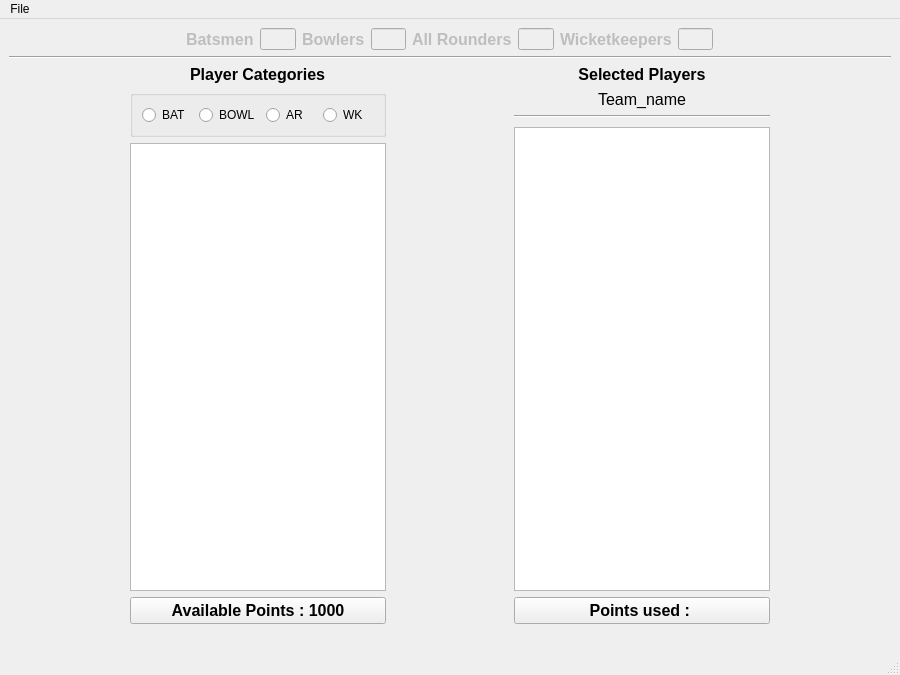
<?xml version="1.0" encoding="UTF-8"?>
<ui version="4.0">
 <class>MainWindow</class>
 <widget class="QMainWindow" name="MainWindow">
	<property name="geometry">
	 <rect>
		<x>0</x>
		<y>0</y>
		<width>900</width>
		<height>675</height>
	 </rect>
	</property>
	<property name="sizePolicy">
	 <sizepolicy hsizetype="Preferred" vsizetype="Preferred">
		<horstretch>0</horstretch>
		<verstretch>0</verstretch>
	 </sizepolicy>
	</property>
	<property name="contextMenuPolicy">
	 <enum>Qt::CustomContextMenu</enum>
	</property>
	<property name="windowTitle">
	 <string>Fantasy Cricket Game</string>
	</property>
	<property name="autoFillBackground">
	 <bool>false</bool>
	</property>
	<widget class="QWidget" name="centralwidget">
	 <layout class="QVBoxLayout" name="verticalLayout">
		<item>
		 <layout class="QHBoxLayout" name="horizontalLayout">
			<item>
			 <layout class="QHBoxLayout" name="horizontalLayout_5">
				<item>
				 <spacer name="horizontalSpacer_2">
					<property name="orientation">
					 <enum>Qt::Horizontal</enum>
					</property>
					<property name="sizeHint" stdset="0">
					 <size>
						<width>250</width>
						<height>20</height>
					 </size>
					</property>
				 </spacer>
				</item>
				<item>
				 <widget class="QLabel" name="label_4">
					<property name="enabled">
					 <bool>false</bool>
					</property>
					<property name="font">
					 <font>
						<pointsize>12</pointsize>
						<weight>75</weight>
						<bold>true</bold>
					 </font>
					</property>
					<property name="text">
					 <string>Batsmen</string>
					</property>
				 </widget>
				</item>
				<item>
				 <widget class="QLineEdit" name="e1">
					<property name="enabled">
					 <bool>false</bool>
					</property>
				 </widget>
				</item>
				<item>
				 <widget class="QLabel" name="label_6">
					<property name="enabled">
					 <bool>false</bool>
					</property>
					<property name="font">
					 <font>
						<pointsize>12</pointsize>
						<weight>75</weight>
						<bold>true</bold>
					 </font>
					</property>
					<property name="text">
					 <string>Bowlers</string>
					</property>
				 </widget>
				</item>
				<item>
				 <widget class="QLineEdit" name="e2">
					<property name="enabled">
					 <bool>false</bool>
					</property>
				 </widget>
				</item>
				<item>
				 <widget class="QLabel" name="label_7">
					<property name="enabled">
					 <bool>false</bool>
					</property>
					<property name="font">
					 <font>
						<pointsize>12</pointsize>
						<weight>75</weight>
						<bold>true</bold>
					 </font>
					</property>
					<property name="text">
					 <string>All Rounders</string>
					</property>
				 </widget>
				</item>
				<item>
				 <widget class="QLineEdit" name="e3">
					<property name="enabled">
					 <bool>false</bool>
					</property>
				 </widget>
				</item>
				<item>
				 <widget class="QLabel" name="label_8">
					<property name="enabled">
					 <bool>false</bool>
					</property>
					<property name="font">
					 <font>
						<pointsize>12</pointsize>
						<weight>75</weight>
						<bold>true</bold>
					 </font>
					</property>
					<property name="text">
					 <string>Wicketkeepers</string>
					</property>
				 </widget>
				</item>
				<item>
				 <widget class="QLineEdit" name="e4">
					<property name="enabled">
					 <bool>false</bool>
					</property>
				 </widget>
				</item>
				<item>
				 <spacer name="horizontalSpacer_5">
					<property name="orientation">
					 <enum>Qt::Horizontal</enum>
					</property>
					<property name="sizeHint" stdset="0">
					 <size>
						<width>250</width>
						<height>20</height>
					 </size>
					</property>
				 </spacer>
				</item>
			 </layout>
			</item>
		 </layout>
		</item>
		<item>
		 <widget class="Line" name="line">
			<property name="orientation">
			 <enum>Qt::Horizontal</enum>
			</property>
		 </widget>
		</item>
		<item>
		 <layout class="QHBoxLayout" name="horizontalLayout_3">
			<item>
			 <spacer name="horizontalSpacer_3">
				<property name="orientation">
				 <enum>Qt::Horizontal</enum>
				</property>
				<property name="sizeHint" stdset="0">
				 <size>
					<width>40</width>
					<height>20</height>
				 </size>
				</property>
			 </spacer>
			</item>
			<item>
			 <layout class="QVBoxLayout" name="verticalLayout_8">
				<item alignment="Qt::AlignHCenter">
				 <widget class="QLabel" name="label">
					<property name="font">
					 <font>
						<pointsize>12</pointsize>
						<weight>75</weight>
						<bold>true</bold>
					 </font>
					</property>
					<property name="text">
					 <string>Player Categories</string>
					</property>
				 </widget>
				</item>
				<item>
				 <widget class="QGroupBox" name="groupBox">
					<property name="title">
					 <string/>
					</property>
					<property name="flat">
					 <bool>false</bool>
					</property>
					<property name="checkable">
					 <bool>false</bool>
					</property>
					<layout class="QHBoxLayout" name="horizontalLayout_4">
					 <item>
						<widget class="QRadioButton" name="rb1">
						 <property name="text">
							<string>BAT</string>
						 </property>
						</widget>
					 </item>
					 <item>
						<widget class="QRadioButton" name="rb2">
						 <property name="text">
							<string>BOWL</string>
						 </property>
						</widget>
					 </item>
					 <item>
						<widget class="QRadioButton" name="rb3">
						 <property name="text">
							<string>AR</string>
						 </property>
						</widget>
					 </item>
					 <item>
						<widget class="QRadioButton" name="rb4">
						 <property name="text">
							<string>WK</string>
						 </property>
						</widget>
					 </item>
					</layout>
				 </widget>
				</item>
				<item>
				 <widget class="QListWidget" name="list1">
					<property name="autoFillBackground">
					 <bool>true</bool>
					</property>
					<property name="styleSheet">
					 <string notr="true">color: rgb(0, 0, 127);
font: 75 12pt &quot;MS Shell Dlg 2&quot;;</string>
					</property>
					<property name="autoScroll">
					 <bool>true</bool>
					</property>
				 </widget>
				</item>
				<item>
				 <widget class="QPushButton" name="btn1">
					<property name="font">
					 <font>
						<pointsize>12</pointsize>
						<weight>75</weight>
						<bold>true</bold>
					 </font>
					</property>
					<property name="text">
					 <string>Available Points : 1000</string>
					</property>
				 </widget>
				</item>
				<item>
				 <widget class="QLabel" name="label_5">
					<property name="text">
					 <string/>
					</property>
					<property name="alignment">
					 <set>Qt::AlignCenter</set>
					</property>
				 </widget>
				</item>
				<item>
				 <layout class="QHBoxLayout" name="horizontalLayout_2">
					<item>
					 <layout class="QVBoxLayout" name="verticalLayout_2"/>
					</item>
				 </layout>
				</item>
			 </layout>
			</item>
			<item>
			 <spacer name="horizontalSpacer">
				<property name="orientation">
				 <enum>Qt::Horizontal</enum>
				</property>
				<property name="sizeHint" stdset="0">
				 <size>
					<width>40</width>
					<height>20</height>
				 </size>
				</property>
			 </spacer>
			</item>
			<item>
			 <layout class="QVBoxLayout" name="verticalLayout_9">
				<item>
				 <widget class="QLabel" name="label_2">
					<property name="font">
					 <font>
						<pointsize>12</pointsize>
						<weight>75</weight>
						<bold>true</bold>
					 </font>
					</property>
					<property name="text">
					 <string>Selected Players</string>
					</property>
					<property name="alignment">
					 <set>Qt::AlignCenter</set>
					</property>
				 </widget>
				</item>
				<item>
				 <widget class="QLabel" name="l1">
					<property name="enabled">
					 <bool>true</bool>
					</property>
					<property name="font">
					 <font>
						<family>MS Shell Dlg 2</family>
						<pointsize>12</pointsize>
						<weight>9</weight>
						<italic>false</italic>
						<bold>false</bold>
					 </font>
					</property>
					<property name="text">
					 <string>Team_name</string>
					</property>
					<property name="alignment">
					 <set>Qt::AlignCenter</set>
					</property>
				 </widget>
				</item>
				<item>
				 <widget class="Line" name="line_2">
					<property name="orientation">
					 <enum>Qt::Horizontal</enum>
					</property>
				 </widget>
				</item>
				<item>
				 <spacer name="verticalSpacer">
					<property name="orientation">
					 <enum>Qt::Vertical</enum>
					</property>
					<property name="sizeType">
					 <enum>QSizePolicy::Minimum</enum>
					</property>
					<property name="sizeHint" stdset="0">
					 <size>
						<width>20</width>
						<height>3</height>
					 </size>
					</property>
				 </spacer>
				</item>
				<item>
				 <widget class="QListWidget" name="list2">
					<property name="styleSheet">
					 <string notr="true">color: rgb(0, 0, 127);
font: 75 12pt &quot;MS Shell Dlg 2&quot;;</string>
					</property>
				 </widget>
				</item>
				<item>
				 <widget class="QPushButton" name="btn2">
					<property name="font">
					 <font>
						<pointsize>12</pointsize>
						<weight>75</weight>
						<bold>true</bold>
					 </font>
					</property>
					<property name="text">
					 <string>Points used : </string>
					</property>
				 </widget>
				</item>
				<item>
				 <widget class="QLabel" name="label_3">
					<property name="text">
					 <string/>
					</property>
					<property name="pixmap">
					 <pixmap>dream1.png</pixmap>
					</property>
				 </widget>
				</item>
			 </layout>
			</item>
			<item>
			 <spacer name="horizontalSpacer_4">
				<property name="orientation">
				 <enum>Qt::Horizontal</enum>
				</property>
				<property name="sizeHint" stdset="0">
				 <size>
					<width>40</width>
					<height>20</height>
				 </size>
				</property>
			 </spacer>
			</item>
		 </layout>
		</item>
	 </layout>
	</widget>
	<widget class="QMenuBar" name="menubar">
	 <property name="geometry">
		<rect>
		 <x>0</x>
		 <y>0</y>
		 <width>900</width>
		 <height>21</height>
		</rect>
	 </property>
	 <widget class="QMenu" name="menuFile">
		<property name="title">
		 <string>File</string>
		</property>
		<addaction name="actionNew"/>
		<addaction name="actionOpen"/>
		<addaction name="actionSave_Team"/>
		<addaction name="actionQuit"/>
	 </widget>
	 <addaction name="menuFile"/>
	</widget>
	<widget class="QStatusBar" name="statusbar"/>
	<action name="actionNew">
	 <property name="text">
		<string>NEW Team</string>
	 </property>
	</action>
	<action name="actionOpen">
	 <property name="text">
		<string>OPEN Team</string>
	 </property>
	</action>
	<action name="actionSave_Team">
	 <property name="text">
		<string>SAVE Team</string>
	 </property>
	</action>
	<action name="actionQuit">
	 <property name="text">
		<string>Quit</string>
	 </property>
	</action>
 </widget>
 <resources/>
 <connections/>
</ui>
